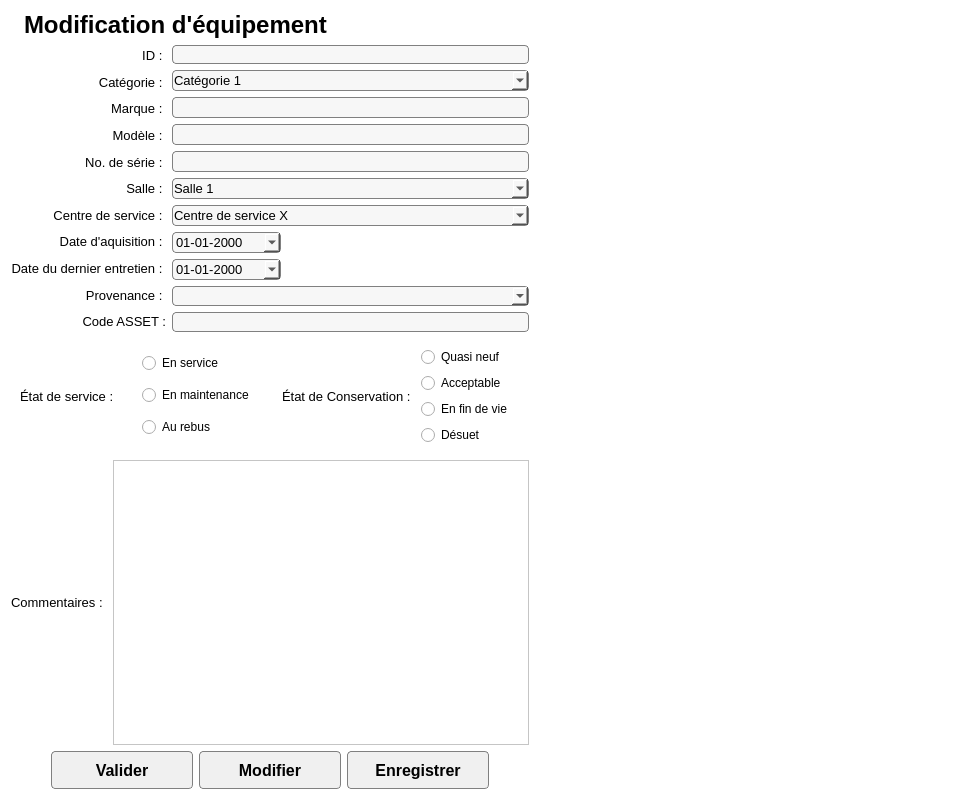
<?xml version="1.0" encoding="UTF-8"?>
<ui version="4.0">
 <class>ModificationEquipement</class>
 <widget class="QWidget" name="ModificationEquipement">
  <property name="geometry">
   <rect>
    <x>0</x>
    <y>0</y>
    <width>958</width>
    <height>800</height>
   </rect>
  </property>
  <property name="minimumSize">
   <size>
    <width>0</width>
    <height>800</height>
   </size>
  </property>
  <property name="maximumSize">
   <size>
    <width>11111111</width>
    <height>1111111</height>
   </size>
  </property>
  <property name="windowTitle">
   <string>Form</string>
  </property>
  <property name="styleSheet">
   <string notr="true">QWidget{

background: white;
}

QLineEdit {
padding: 1px;
border-style: solid;
border: 1px solid gray;
border-radius: 4px;
background:rgb(247,247,247);

}

QDateEdit {
max-width: 105px
}

QPushButton {
color: black;
background-color: rgb(240, 240, 240);
border-width: 1px;
border-color: grey;
border-style: solid;
border-radius: 4px;
padding: 3px;
font: bold 16px;
padding-left: 5px;
padding-right: 5px;
min-width: 130px;
max-width:150px;
min-height: 30px;
max-height: 30px;
}

QPushButton:hover {
background-color: qlineargradient(x1: 0, y1: 1, x2: 0, y2: 0, stop: 0 #edf2f8, stop: 1 #c8d9ea);
}

QPushButton:pressed {
background-color: rgb(193, 213, 243);
}




QComboBox
{
padding: 1px;
border-style: solid;
border: 1px solid gray;
border-radius: 4px;
background:rgb(247,247,247);
}

QDateEdit
{
padding: 1px;
border-style: solid;
border: 1px solid gray;
border-radius: 4px;
background:rgb(247,247,247);
}</string>
  </property>
  <layout class="QGridLayout" name="gridLayout">
   <item row="1" column="0">
    <layout class="QHBoxLayout" name="horizontalLayout">
     <item>
      <layout class="QVBoxLayout" name="layoutTitreLables">
       <item>
        <widget class="QLabel" name="label_34">
         <property name="font">
          <font>
           <pointsize>10</pointsize>
          </font>
         </property>
         <property name="styleSheet">
          <string notr="true">background: white;</string>
         </property>
         <property name="text">
          <string>ID : </string>
         </property>
         <property name="alignment">
          <set>Qt::AlignRight|Qt::AlignTrailing|Qt::AlignVCenter</set>
         </property>
        </widget>
       </item>
       <item>
        <widget class="QLabel" name="label_37">
         <property name="font">
          <font>
           <pointsize>10</pointsize>
          </font>
         </property>
         <property name="styleSheet">
          <string notr="true">background: white;</string>
         </property>
         <property name="text">
          <string>Catégorie : </string>
         </property>
         <property name="alignment">
          <set>Qt::AlignRight|Qt::AlignTrailing|Qt::AlignVCenter</set>
         </property>
        </widget>
       </item>
       <item>
        <widget class="QLabel" name="label_36">
         <property name="font">
          <font>
           <pointsize>10</pointsize>
          </font>
         </property>
         <property name="styleSheet">
          <string notr="true">background: white;</string>
         </property>
         <property name="text">
          <string>Marque : </string>
         </property>
         <property name="alignment">
          <set>Qt::AlignRight|Qt::AlignTrailing|Qt::AlignVCenter</set>
         </property>
        </widget>
       </item>
       <item>
        <widget class="QLabel" name="label_35">
         <property name="font">
          <font>
           <pointsize>10</pointsize>
          </font>
         </property>
         <property name="styleSheet">
          <string notr="true">background: white;</string>
         </property>
         <property name="text">
          <string>Modèle : </string>
         </property>
         <property name="alignment">
          <set>Qt::AlignRight|Qt::AlignTrailing|Qt::AlignVCenter</set>
         </property>
        </widget>
       </item>
       <item>
        <widget class="QLabel" name="label_30">
         <property name="font">
          <font>
           <pointsize>10</pointsize>
          </font>
         </property>
         <property name="styleSheet">
          <string notr="true">background: white;</string>
         </property>
         <property name="text">
          <string>No. de série : </string>
         </property>
         <property name="alignment">
          <set>Qt::AlignRight|Qt::AlignTrailing|Qt::AlignVCenter</set>
         </property>
        </widget>
       </item>
       <item>
        <widget class="QLabel" name="label_31">
         <property name="font">
          <font>
           <pointsize>10</pointsize>
          </font>
         </property>
         <property name="styleSheet">
          <string notr="true">background: white;</string>
         </property>
         <property name="text">
          <string>Salle : </string>
         </property>
         <property name="alignment">
          <set>Qt::AlignRight|Qt::AlignTrailing|Qt::AlignVCenter</set>
         </property>
        </widget>
       </item>
       <item>
        <widget class="QLabel" name="label_33">
         <property name="font">
          <font>
           <pointsize>10</pointsize>
          </font>
         </property>
         <property name="styleSheet">
          <string notr="true">background: white;</string>
         </property>
         <property name="text">
          <string>Centre de service : </string>
         </property>
         <property name="alignment">
          <set>Qt::AlignRight|Qt::AlignTrailing|Qt::AlignVCenter</set>
         </property>
        </widget>
       </item>
       <item>
        <widget class="QLabel" name="label_29">
         <property name="font">
          <font>
           <pointsize>10</pointsize>
          </font>
         </property>
         <property name="styleSheet">
          <string notr="true">background: white;</string>
         </property>
         <property name="text">
          <string>Date d'aquisition : </string>
         </property>
         <property name="alignment">
          <set>Qt::AlignRight|Qt::AlignTrailing|Qt::AlignVCenter</set>
         </property>
        </widget>
       </item>
       <item>
        <widget class="QLabel" name="label_27">
         <property name="font">
          <font>
           <pointsize>10</pointsize>
          </font>
         </property>
         <property name="styleSheet">
          <string notr="true">background: white;</string>
         </property>
         <property name="text">
          <string>Date du dernier entretien : </string>
         </property>
         <property name="alignment">
          <set>Qt::AlignRight|Qt::AlignTrailing|Qt::AlignVCenter</set>
         </property>
        </widget>
       </item>
       <item>
        <widget class="QLabel" name="label_26">
         <property name="font">
          <font>
           <pointsize>10</pointsize>
          </font>
         </property>
         <property name="styleSheet">
          <string notr="true">background: white;</string>
         </property>
         <property name="text">
          <string>Provenance : </string>
         </property>
         <property name="alignment">
          <set>Qt::AlignRight|Qt::AlignTrailing|Qt::AlignVCenter</set>
         </property>
        </widget>
       </item>
       <item>
        <widget class="QLabel" name="label_2">
         <property name="font">
          <font>
           <pointsize>10</pointsize>
          </font>
         </property>
         <property name="text">
          <string>Code ASSET :</string>
         </property>
         <property name="alignment">
          <set>Qt::AlignRight|Qt::AlignTrailing|Qt::AlignVCenter</set>
         </property>
        </widget>
       </item>
      </layout>
     </item>
     <item>
      <layout class="QVBoxLayout" name="layoutChamps">
       <item>
        <widget class="QLabel" name="labelId">
         <property name="font">
          <font>
           <pointsize>10</pointsize>
          </font>
         </property>
         <property name="styleSheet">
          <string notr="true">QLabel

{
padding: 1px;
border-style: solid;
border: 1px solid gray;
border-radius: 4px;
background:rgb(247,247,247);
}
</string>
         </property>
         <property name="text">
          <string/>
         </property>
        </widget>
       </item>
       <item>
        <widget class="QComboBox" name="comboBoxCategorie">
         <property name="font">
          <font>
           <family>MS Shell Dlg 2</family>
           <pointsize>10</pointsize>
          </font>
         </property>
         <property name="maxCount">
          <number>2147483645</number>
         </property>
         <property name="sizeAdjustPolicy">
          <enum>QComboBox::AdjustToContentsOnFirstShow</enum>
         </property>
         <item>
          <property name="text">
           <string>Catégorie 1</string>
          </property>
         </item>
         <item>
          <property name="text">
           <string>Catégorie 2</string>
          </property>
         </item>
         <item>
          <property name="text">
           <string>Catégorie 3</string>
          </property>
         </item>
        </widget>
       </item>
       <item>
        <widget class="QLineEdit" name="lineEditMarque">
         <property name="font">
          <font>
           <pointsize>10</pointsize>
          </font>
         </property>
        </widget>
       </item>
       <item>
        <widget class="QLineEdit" name="lineEditModele">
         <property name="font">
          <font>
           <pointsize>10</pointsize>
          </font>
         </property>
        </widget>
       </item>
       <item>
        <widget class="QLineEdit" name="lineEditNoDeSerie">
         <property name="font">
          <font>
           <pointsize>10</pointsize>
          </font>
         </property>
        </widget>
       </item>
       <item>
        <widget class="QComboBox" name="comboBoxSalle">
         <property name="font">
          <font>
           <family>MS Shell Dlg 2</family>
           <pointsize>10</pointsize>
          </font>
         </property>
         <property name="maxCount">
          <number>2147483645</number>
         </property>
         <property name="sizeAdjustPolicy">
          <enum>QComboBox::AdjustToContentsOnFirstShow</enum>
         </property>
         <item>
          <property name="text">
           <string>Salle 1</string>
          </property>
         </item>
         <item>
          <property name="text">
           <string>Salle 2</string>
          </property>
         </item>
         <item>
          <property name="text">
           <string>Salle 3</string>
          </property>
         </item>
        </widget>
       </item>
       <item>
        <widget class="QComboBox" name="comboBoxCentreDeService">
         <property name="font">
          <font>
           <family>MS Shell Dlg 2</family>
           <pointsize>10</pointsize>
          </font>
         </property>
         <property name="maxCount">
          <number>2147483645</number>
         </property>
         <property name="sizeAdjustPolicy">
          <enum>QComboBox::AdjustToContentsOnFirstShow</enum>
         </property>
         <item>
          <property name="text">
           <string>Centre de service X</string>
          </property>
         </item>
         <item>
          <property name="text">
           <string>Centre de service Y</string>
          </property>
         </item>
         <item>
          <property name="text">
           <string>Centre de service Z</string>
          </property>
         </item>
        </widget>
       </item>
       <item>
        <widget class="QDateEdit" name="dateEditDateDaquisition">
         <property name="font">
          <font>
           <pointsize>10</pointsize>
          </font>
         </property>
         <property name="displayFormat">
          <string>dd-MM-yyyy</string>
         </property>
         <property name="calendarPopup">
          <bool>true</bool>
         </property>
        </widget>
       </item>
       <item>
        <widget class="QDateEdit" name="dateEditDateDuDernierEntretien">
         <property name="font">
          <font>
           <pointsize>10</pointsize>
          </font>
         </property>
         <property name="displayFormat">
          <string>dd-MM-yyyy</string>
         </property>
         <property name="calendarPopup">
          <bool>true</bool>
         </property>
        </widget>
       </item>
       <item>
        <widget class="QComboBox" name="comboBoxProvenance"/>
       </item>
       <item>
        <widget class="QLineEdit" name="lineEditCodeASSET"/>
       </item>
      </layout>
     </item>
    </layout>
   </item>
   <item row="4" column="0">
    <layout class="QHBoxLayout" name="horizontalLayout_8">
     <item>
      <spacer name="horizontalSpacer_2">
       <property name="orientation">
        <enum>Qt::Horizontal</enum>
       </property>
       <property name="sizeHint" stdset="0">
        <size>
         <width>40</width>
         <height>20</height>
        </size>
       </property>
      </spacer>
     </item>
     <item>
      <widget class="QPushButton" name="BoutonValider">
       <property name="font">
        <font>
         <pointsize>-1</pointsize>
         <weight>75</weight>
         <italic>false</italic>
         <bold>true</bold>
        </font>
       </property>
       <property name="cursor">
        <cursorShape>PointingHandCursor</cursorShape>
       </property>
       <property name="text">
        <string>Valider</string>
       </property>
       <property name="icon">
        <iconset>
         <normaloff>Images/check-symbol.png</normaloff>Images/check-symbol.png</iconset>
       </property>
      </widget>
     </item>
     <item>
      <widget class="QPushButton" name="BoutonModifier">
       <property name="cursor">
        <cursorShape>PointingHandCursor</cursorShape>
       </property>
       <property name="text">
        <string>Modifier</string>
       </property>
       <property name="icon">
        <iconset>
         <normaloff>Images/Modify-icon.png</normaloff>Images/Modify-icon.png</iconset>
       </property>
       <property name="iconSize">
        <size>
         <width>32</width>
         <height>32</height>
        </size>
       </property>
      </widget>
     </item>
     <item>
      <widget class="QPushButton" name="BoutonEnregistrer">
       <property name="cursor">
        <cursorShape>PointingHandCursor</cursorShape>
       </property>
       <property name="text">
        <string>Enregistrer</string>
       </property>
       <property name="icon">
        <iconset>
         <normaloff>Images/save (1).png</normaloff>Images/save (1).png</iconset>
       </property>
      </widget>
     </item>
     <item>
      <spacer name="horizontalSpacer_4">
       <property name="orientation">
        <enum>Qt::Horizontal</enum>
       </property>
       <property name="sizeHint" stdset="0">
        <size>
         <width>40</width>
         <height>20</height>
        </size>
       </property>
      </spacer>
     </item>
    </layout>
   </item>
   <item row="2" column="0">
    <layout class="QHBoxLayout" name="horizontalLayout_2">
     <item>
      <widget class="QFrame" name="frame">
       <property name="frameShape">
        <enum>QFrame::NoFrame</enum>
       </property>
       <property name="frameShadow">
        <enum>QFrame::Raised</enum>
       </property>
       <layout class="QHBoxLayout" name="horizontalLayout_5">
        <item>
         <layout class="QHBoxLayout" name="horizontalLayout_4">
          <item>
           <widget class="QLabel" name="labelTitreEtatDeService">
            <property name="font">
             <font>
              <pointsize>10</pointsize>
             </font>
            </property>
            <property name="styleSheet">
             <string notr="true">background: white;</string>
            </property>
            <property name="text">
             <string>État de service : </string>
            </property>
           </widget>
          </item>
          <item>
           <layout class="QVBoxLayout" name="verticalLayout_3">
            <item>
             <widget class="QRadioButton" name="radioButtonEnService">
              <property name="text">
               <string>En service</string>
              </property>
             </widget>
            </item>
            <item>
             <widget class="QRadioButton" name="radioButtonEnMaintenance">
              <property name="text">
               <string>En maintenance</string>
              </property>
             </widget>
            </item>
            <item>
             <widget class="QRadioButton" name="radioButtonAuRebus">
              <property name="text">
               <string>Au rebus</string>
              </property>
             </widget>
            </item>
           </layout>
          </item>
         </layout>
        </item>
       </layout>
      </widget>
     </item>
     <item>
      <widget class="QFrame" name="frame_2">
       <property name="frameShape">
        <enum>QFrame::NoFrame</enum>
       </property>
       <property name="frameShadow">
        <enum>QFrame::Raised</enum>
       </property>
       <layout class="QHBoxLayout" name="horizontalLayout_7">
        <item>
         <layout class="QHBoxLayout" name="horizontalLayout_6">
          <item>
           <widget class="QLabel" name="labelTitreEtatDeConservation">
            <property name="font">
             <font>
              <pointsize>10</pointsize>
             </font>
            </property>
            <property name="styleSheet">
             <string notr="true">background: white;</string>
            </property>
            <property name="text">
             <string>État de Conservation : </string>
            </property>
           </widget>
          </item>
          <item>
           <layout class="QVBoxLayout" name="verticalLayout_4">
            <item>
             <widget class="QRadioButton" name="radioButtonQuasiNeuf">
              <property name="text">
               <string>Quasi neuf</string>
              </property>
             </widget>
            </item>
            <item>
             <widget class="QRadioButton" name="radioButtonAcceptable">
              <property name="text">
               <string>Acceptable</string>
              </property>
             </widget>
            </item>
            <item>
             <widget class="QRadioButton" name="radioButtonEnFinDeVie">
              <property name="text">
               <string>En fin de vie</string>
              </property>
             </widget>
            </item>
            <item>
             <widget class="QRadioButton" name="radioButtonDesuet">
              <property name="text">
               <string>Désuet</string>
              </property>
             </widget>
            </item>
           </layout>
          </item>
         </layout>
        </item>
       </layout>
      </widget>
     </item>
    </layout>
   </item>
   <item row="3" column="0">
    <layout class="QHBoxLayout" name="horizontalLayout_3">
     <item>
      <widget class="QLabel" name="labelTitreCommentaires">
       <property name="font">
        <font>
         <pointsize>10</pointsize>
        </font>
       </property>
       <property name="text">
        <string>Commentaires : </string>
       </property>
      </widget>
     </item>
     <item>
      <widget class="QTextEdit" name="textEditCommentaires">
       <property name="font">
        <font>
         <pointsize>10</pointsize>
        </font>
       </property>
      </widget>
     </item>
    </layout>
   </item>
   <item row="0" column="0">
    <layout class="QHBoxLayout" name="layoutTitre">
     <item>
      <widget class="QLabel" name="label">
       <property name="styleSheet">
        <string notr="true">background: white;</string>
       </property>
       <property name="text">
        <string/>
       </property>
       <property name="pixmap">
        <pixmap>Images/add1.png</pixmap>
       </property>
       <property name="scaledContents">
        <bool>false</bool>
       </property>
      </widget>
     </item>
     <item>
      <widget class="QLabel" name="titreModificationEquipement">
       <property name="font">
        <font>
         <family>MS Shell Dlg 2</family>
         <pointsize>18</pointsize>
         <weight>75</weight>
         <italic>false</italic>
         <bold>true</bold>
         <underline>false</underline>
        </font>
       </property>
       <property name="styleSheet">
        <string notr="true">background: white;</string>
       </property>
       <property name="text">
        <string>Modification d'équipement</string>
       </property>
      </widget>
     </item>
     <item>
      <spacer name="horizontalSpacer">
       <property name="orientation">
        <enum>Qt::Horizontal</enum>
       </property>
       <property name="sizeHint" stdset="0">
        <size>
         <width>40</width>
         <height>20</height>
        </size>
       </property>
      </spacer>
     </item>
    </layout>
   </item>
   <item row="1" column="1">
    <spacer name="horizontalSpacer_3">
     <property name="orientation">
      <enum>Qt::Horizontal</enum>
     </property>
     <property name="sizeHint" stdset="0">
      <size>
       <width>40</width>
       <height>20</height>
      </size>
     </property>
    </spacer>
   </item>
  </layout>
 </widget>
 <resources/>
 <connections/>
</ui>
